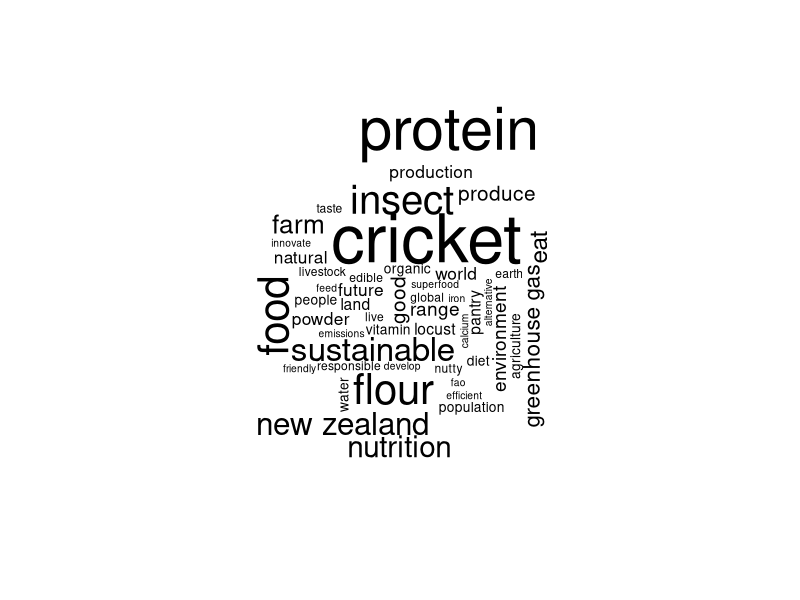
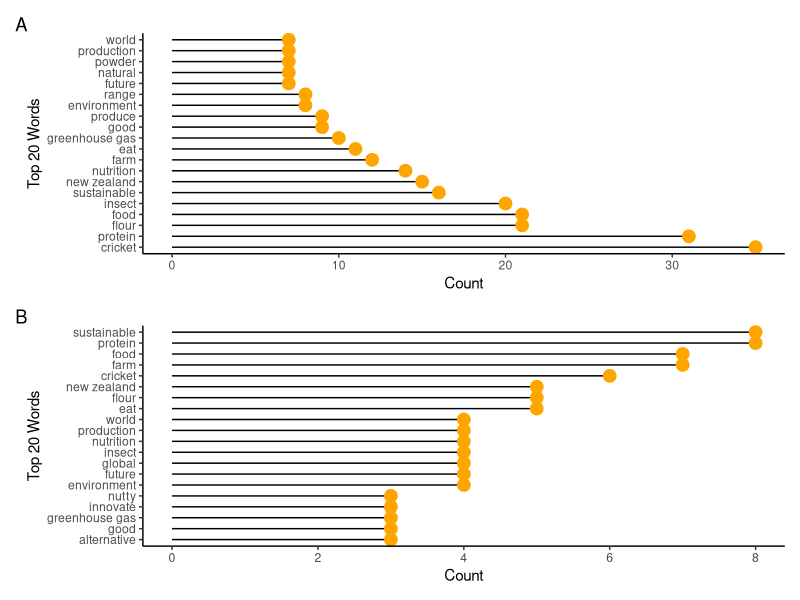

Recreate these plots in R, in order.
## ---- chunk 1
install.packages(c("tidytext", "tidyverse", "here", "patchwork"))
## ---- chunk 2
library(tidytext)
library(tidyverse)
library(wordcloud)
library(patchwork)
## ---- chunk 3
here::here()
## ---- chunk 4
untidy_wordcloud_df <- read_csv(here::here("data", "wordcloudText.csv"))
custom_stopwords_df <- read_csv(here::here("data", "custom_stopwords.csv"))
## ---- chunk 5
tidy_words_df <- untidy_wordcloud_df %>% 
  unnest_tokens(word, text)
  
company_replacements <- list(
  Anteater = c("ANTEATER ABOUT PAGE"),
  `Eat Crawlers` = c("CRAWLERS ABOUT PAGE"),
  `Live Longer` = c("LIVE LONGER ABOUT PAGE"),
  `NZ Naturally` = c("NZ NATURALLY ABOUT PAGE", "NZ NATURALLY CRICKET FLOUR"),  
  `Good Pantry` = c("GOOD PANTRY CRICKET FLOUR", "GOOD PANTRY ABOUT PAGE"),
  `Primal Future` = c("PRIMAL FUTURE CRICKET FLOUR", "PRIMAL FUTURE ABOUT/WHY EAT INSECTS PAGE"),
  `Otago Locusts` = c("OTAGO LOCUSTS SUSTAINABLE BUSINESS NETWORK PROFILE"),
  `Rebel Bakehouse` = c("Rebel Bakehouse")
)

word_replacements <- list(
  environment = c("environment", "environmental", "environmentally"),
  natural = c("naturally", "natural"),
  sustainable = c("sustainable", "sustainably", "sustainability"),
  transport = c("transport", "transportation"),
  meat = c("meat", "meats"),
  food = c("food", "foods"),
  add = c("add", "adds"),
  require = c("require", "requires", "required"),
  produce = c("produce", "produced", "produces"),
  source = c("source", "sourced", "sources"),
  package = c("package", "packaged"),
  protein = c("protein", "proteins"),
  gallon = c("gallon", "gallons"),
  impact = c("impact", "impacts"),
  restaurant = c("restaurant", "restaurants"),
  vitamin = c("vitamin", "vitamins", "b12"),
  cricket = c("cricket", "crickets"),
  product = c("product", "products"),
  insect = c("insect", "insects"),
  alternative = c("alternative", "alternatives"),
  locust = c("locust", "locusts"),
  recipe = c("recipe", "recipes"),
  superfood = c("superfood", "superfoods"),
  efficient = c("efficient", "efficiently"),
  nourish = c("nourish", "nourishing"),
  expect = c("expect", "expected"),
  produce = c("produce", "producers"),
  include = c("include", "including"),
  develop = c("develop", "developed", "developing"),
  nutrition = c("nutrition", "nutritional", "nutrients"),
  `new zealand` = c("zealand", "zealand's", "nz"),
  sustainable = c("sustainable", "sustainability"),
  environment = c("environment", "environmental", "enviromental"),
  world = c("world", "worlds", "worldwide"),
  taste = c("taste", "tastes"),
  sell = c("sell", "sells"),
  reduce = c("reduce", "reducing"),
  raw = c("raw", "rawest"),
  range = c("range", "ranges"),
  new_zealand = c("zealand", "nz"),
  litre = c("litre", "ltrs"),
  kilogram = c("kilogram", "kg"),
  innovate = c("innovate", "innovations", "innovative"),
  human = c("human", "humans"),
  grow = c("grow", "growing", "growth"),
  gram = c("gram", "grams"),
  `greenhouse gas` = c("greenhouse_gas", "greenhouse", "ghg", "co2", "gases"),
  form = c("form", "forms", "formed"),
  flour = c("flour", "flours"),
  farm = c("farm", "farms", "farmed", "farming"),
  eat = c("eat", "eating"),
  diet = c("diet", "diets", "dietary"),
  develop = c("develop", "developing"),
  bring = c("bring", "bringing"),
  breed = c("breed", "bred"),
  body = c("body", "bodies"),
  beautiful = c("beautiful", "beauty"),
  age = c("age", "ages"),
  `amino acids` = c("amino")
)

# Applying word replacements
for (replacement in names(company_replacements)) {
  tidy_words_df <- tidy_words_df %>%
    mutate(book = case_when(
      book %in% company_replacements[[replacement]] ~ replacement,
      TRUE ~ book
    ))
}

for (replacement in names(word_replacements)) {
  tidy_words_df <- tidy_words_df %>%
    mutate(word = case_when(
      word %in% word_replacements[[replacement]] ~ replacement,
      TRUE ~ word
    ))
}
  
tidy_words_df <- tidy_words_df %>% 
  anti_join(custom_stopwords_df)

tidy_wordcloud_df <- tidy_words_df %>%   
  anti_join(custom_stopwords_df) %>% 
  count(word) %>% 
  arrange(desc(n))

## ---- chunk 6
tidy_wordcloud_df %>%
  with(wordcloud(word, n, scale=c(4, .3)))
## ---- chunk 7
fig_word_count <- tidy_wordcloud_df %>%
  mutate(word=factor(word, levels=word)) %>%
  slice_head(n = 20) %>% 
  ggplot(aes(x=word, y=n)) +
  geom_point() + 
  geom_segment( aes(x=word, xend=word, y=0, yend=n)) +
  coord_flip()+
  geom_point( size=4, color="orange") +
  theme_classic() +
  xlab("Top 20 Words") +
  ylab("Count")
## ---- chunk 8
fig_company_count <- tidy_words_df %>%
  distinct(word, book, .keep_all = TRUE) %>%
  group_by(word) %>%
  summarise(count_of_companies = n_distinct(book)) %>% 
  arrange(desc(count_of_companies)) %>% 
  slice_head(n = 20) %>% 
  ggplot(aes(x = reorder(word, count_of_companies), y = count_of_companies)) +
  geom_point() + 
  geom_segment(aes(x = word, xend = word, y = 0, yend = count_of_companies)) +
  coord_flip() +
  geom_point(size = 4, color = "orange") +
  theme_classic() +
  xlab("Top 20 Words") +
  ylab("Count")

## ---- chunk 9

fig_marketing <- fig_word_count / fig_company_count

fig_marketing <- fig_marketing + plot_annotation(tag_levels = 'A')

ggsave(
  "fig_marketing.png",
  plot = fig_marketing,
  device = png,
  path = here::here("output"),
  scale = 1,
  width = 16.7,
  height = 20.6,
  units = c("cm"),
  dpi = 300,
  limitsize = TRUE
)
# 
